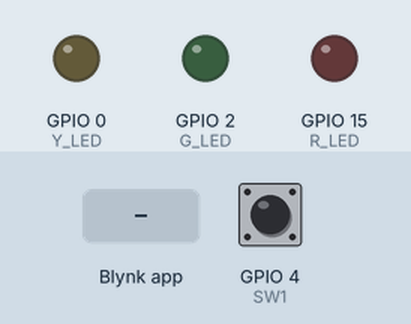
This sketch was run on a simulated ESP8266 (NodeMCU). Parts: output pins drawn as LEDs (lit = HIGH). The test bench sets the inputs (shaded band); at power-on: GPIO 4 (SW1) LOW. WiFi joins after 1.5 s; servers stay silent unless stated.

Above: at 3.0 s.
3.1 s: Blynk app writes 1 to V0
At 4.3 s:
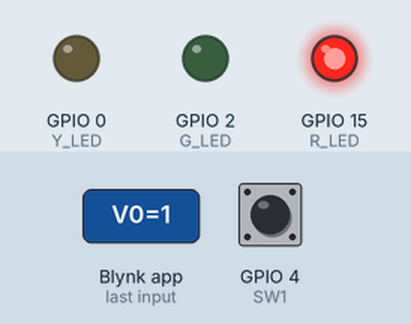
4.6 s: Blynk app writes 1 to V1
At 5.4 s:
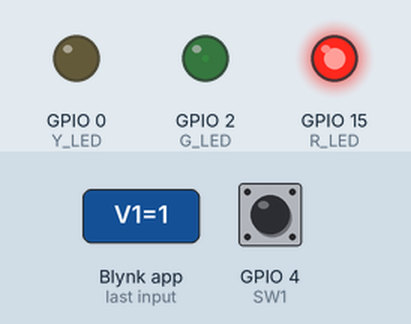
6.1 s: Blynk app writes 0 to V0
At 6.5 s:
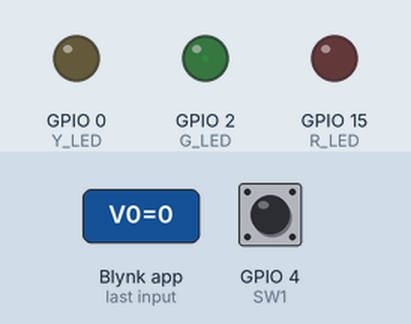
7.6 s: Blynk app writes 200 to V1
At 8.8 s:
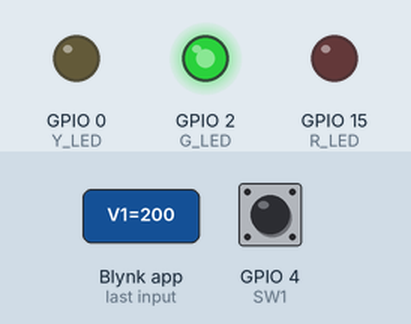
9.1 s: Blynk app writes 1 to V0
At 10.0 s:
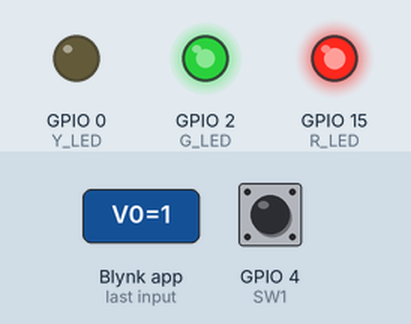
10.6 s: Blynk app writes 200 to V0
At 11.2 s:
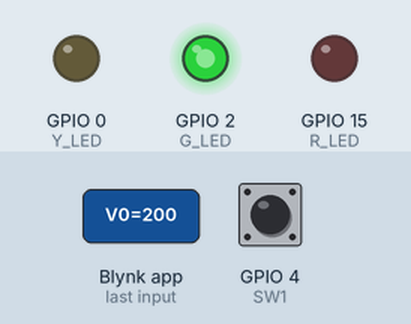
Timing chart, 0 to 13.1 s (numbered marks = the images above; inputs shaded):
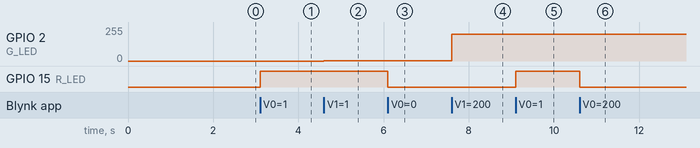

Measured:
- after the input at 3.1 s, GPIO 15 (R_LED): LOW → HIGH at once
- after the input at 4.6 s, GPIO 2 (G_LED): 0/255 → 1/255 at once
- after the input at 6.1 s, GPIO 15 (R_LED): HIGH → LOW at once
- after the input at 7.6 s, GPIO 2 (G_LED): 1/255 → 200/255 at once
- after the input at 9.1 s, GPIO 15 (R_LED): LOW → HIGH at once
- after the input at 10.6 s, GPIO 15 (R_LED): HIGH → LOW at once

The sketch:

code_check2.ino
```cpp
#define Y_LED 0   //หลอดแอลอีดีสีเหลือง ต่อกับ GPIO0
#define R_LED 15  //หลอดแอลอีดีสีแดง ต่อกับ GPIO15
#define G_LED 2   //หลอดแอลอีดีสีเขียว ต่อกับ GPIO2
#define SW1 4     //ดิปสวิตช์ บิตที่ 1 ต่อกับ GPIO4
/*************************************************************
 This is a simple demo of sending and receiving some data.
 Be sure to check out other examples!
 *************************************************************/
#define BLYNK_TEMPLATE_ID "TMPL6CFqXHboW"
#define BLYNK_TEMPLATE_NAME "checkpoint2"
#define BLYNK_AUTH_TOKEN "4QZ8VJiEAqIuAZRb6zviQZ-cxVxV1T1r"

/* Comment this out to disable prints and save space */
#define BLYNK_PRINT Serial
#include <ESP8266WiFi.h>
#include <BlynkSimpleEsp8266.h>

// Your WiFi credentials.
// Set password to "" for open networks.
// char ssid[] = "CoEIoT";
// char pass[] = "iot.coe.psu.ac.th";

char ssid[] = "NaTtanon";
char pass[] = "nattanon";

BlynkTimer timer;

// This function is called every time the Virtual Pin 0 state changes
BLYNK_WRITE(V0) {
  // Set incoming value from pin V0 to a variable
  int value = param.asInt();
  if (value == 1)
    digitalWrite(R_LED, HIGH);
  else
    digitalWrite(R_LED, LOW);
}
BLYNK_WRITE(V1) {
  int value = param.asInt();
  analogWrite(G_LED, value);
}
// This function is called every time the device is connected to the Blynk.Cloud
BLYNK_CONNECTED() {
  // Change Web Link Button message to "Congratulations!"
  Blynk.setProperty(V100, "offImageUrl", "https://staticimage.nyc3.cdn.digitaloceanspaces.com/general/fte/congratulations.png");
  Blynk.setProperty(V100, "onImageUrl", "https://staticimage.nyc3.cdn.digitaloceanspaces.com/general/fte/congratulations_pressed.png");
  Blynk.setProperty(V100, "url", "https://docs.blynk.io/en/getting-started/what-do-i-need-to-blynk/how-quickstartdevice-was-made");
}
// This function sends Arduino's uptime every second to Virtual Pin 2.

void ReadSW() {
  uint8_t d = digitalRead(SW1);
  Blynk.virtualWrite(V3, d);
}
void setup() {
  pinMode(Y_LED, OUTPUT);  //ตั้งให้ GPIO16 ซึ่งต่อกับแอลอีดีสีเหลืองทําหน้าที่เป็นเอาต์พุต
  pinMode(G_LED, OUTPUT);  //ตั้งให้ GPIO5 ซึ่งต่อกับแอลอีดีสีแดงทําหน้าที่เป็นเอาต์พุต
  pinMode(R_LED, OUTPUT);  //ตั้งให้ GPIO3 ซึ่งต่อกับแอลอีดีสีแดงทําหน้าที่เป็นเอาต์พุต
  pinMode(SW1, INPUT);     //ตั้งให้ GPIO4 ซึ่งต่อกับสวิตช์บิตที่ 1 ทำหน้าที่อินพุต
  Serial.begin(115200);
  Blynk.begin(BLYNK_AUTH_TOKEN, ssid, pass);
  // Setup a function to be called every 100 ms
  timer.setInterval(100L, ReadSW);
}
void loop() {
  Blynk.run();
  timer.run();
  if (digitalRead(SW1)) {
    digitalWrite(Y_LED, HIGH);
  }
  digitalWrite(Y_LED, LOW);
}
```
